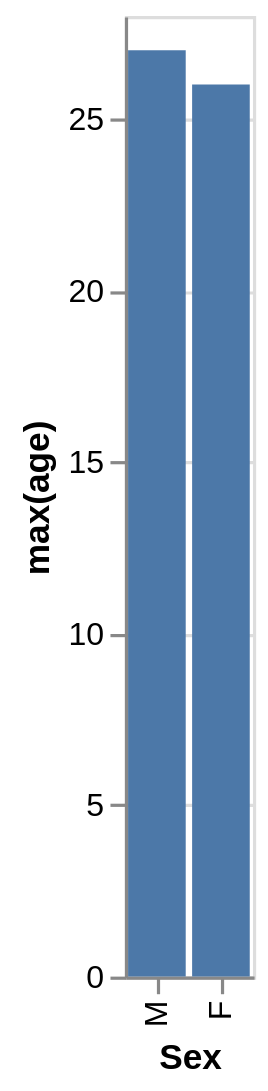

Write a Vega-Lite specification for this figure.
### Vega-Lite specification from a JSON file in a GitHub repository (floating-point values rounded to 4 significant figures)
{"data": {"values": [{"x_data": "F", "y_data": 26}, {"x_data": "M", "y_data": 27}]}, "mark": "bar", "encoding": {"x": {"field": "x_data", "type": "nominal", "title": "Sex", "sort": {"op": "sum", "field": "y_data", "order": "descending"}}, "y": {"field": "y_data", "type": "quantitative", "title": "max(age)"}}}
